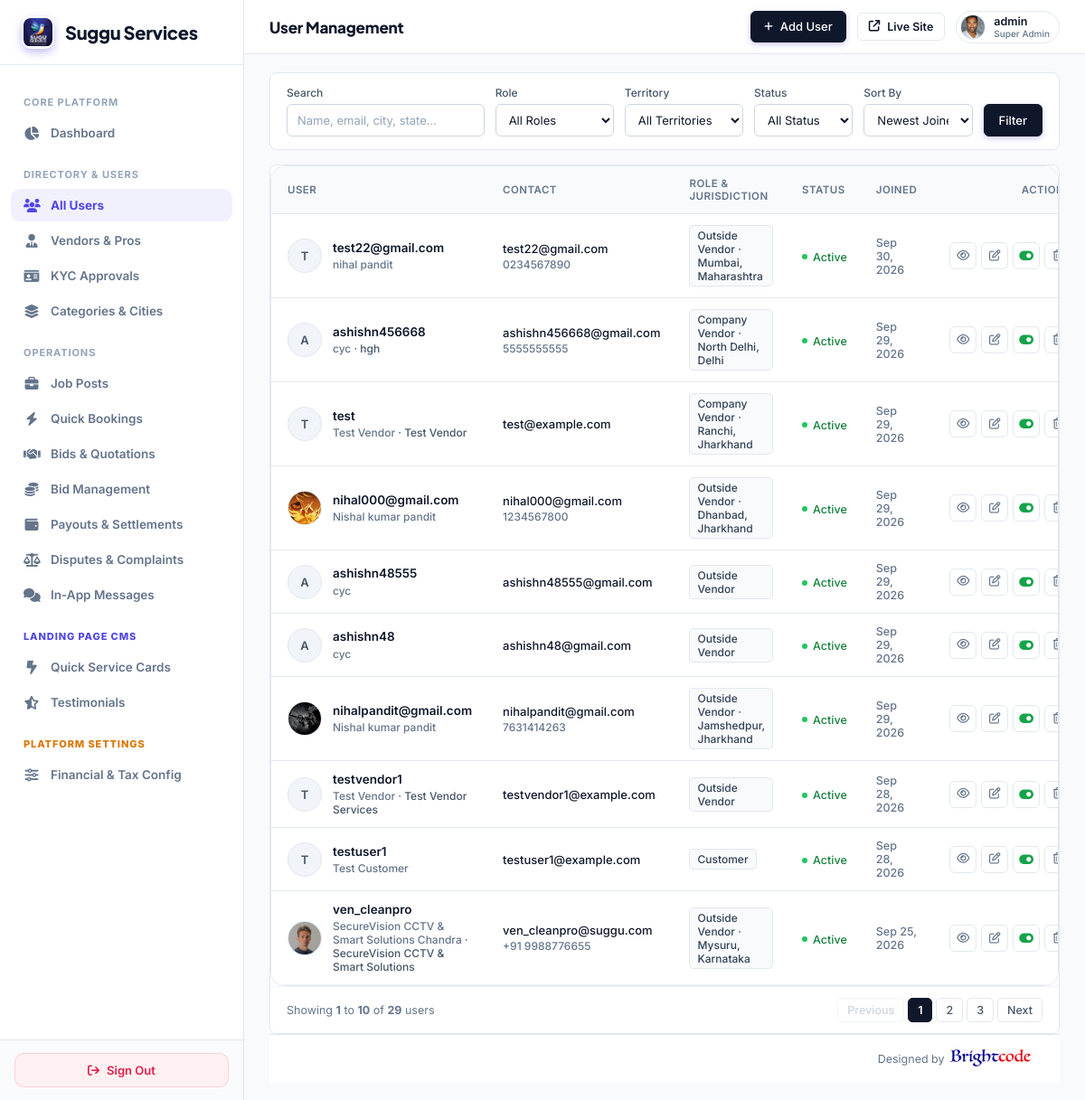
Before: /super-admin/users/ (signed in) with the older database file.
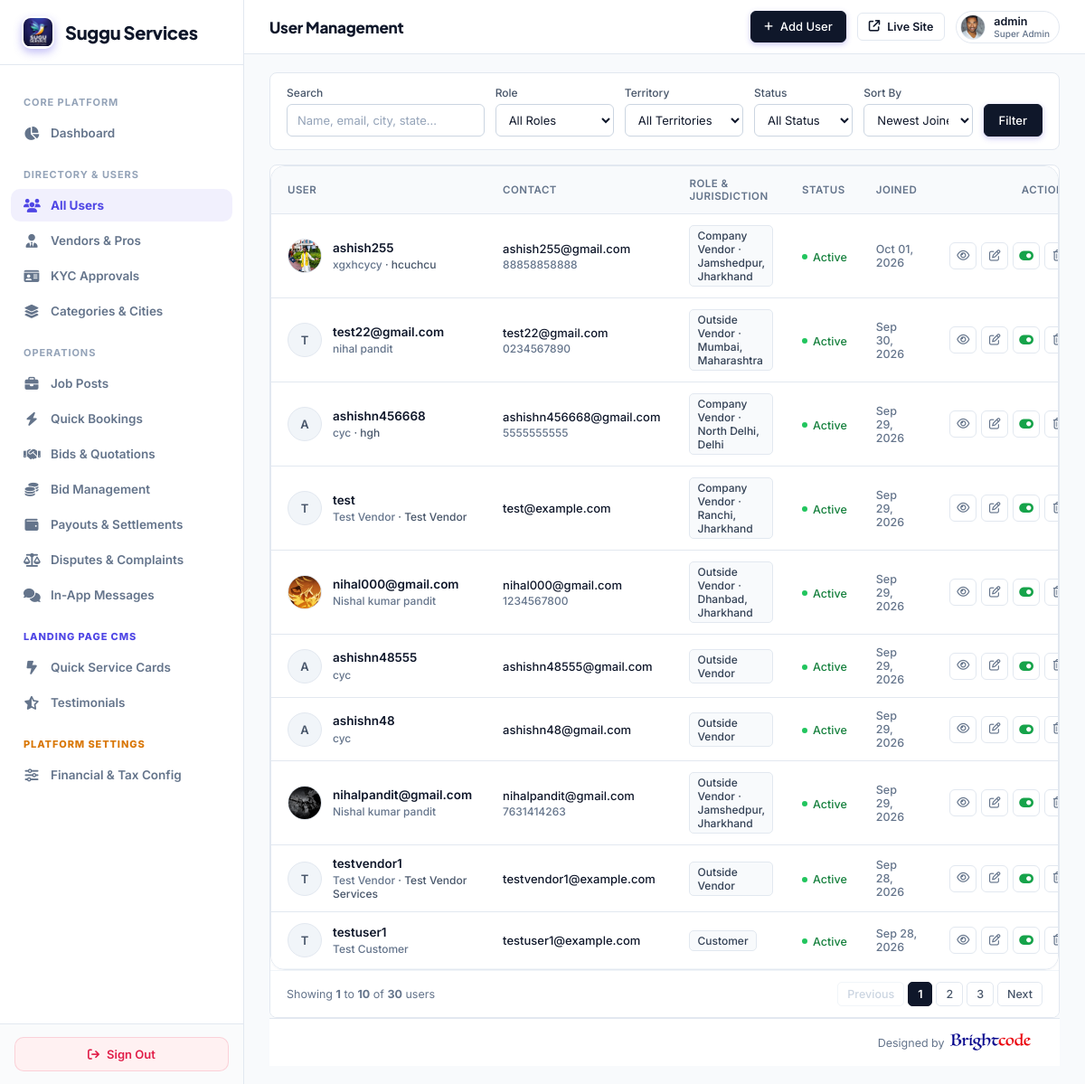
After: the same page with the newer database file.
### myapp/models.py (models this page shows, shortened)
class CustomUser(AbstractUser):
    ROLE_CHOICES = (
        ('ADMIN', 'Admin'),
        ('VENDOR', 'Vendor'),
        ('USER', 'User'),
    )
    role = models.CharField(max_length=20, choices=ROLE_CHOICES, default='USER')
    assigned_state = models.CharField(max_length=100, blank=True, null=True, help_text="Assigned State/Territory for Area Admin")
    assigned_city = models.CharField(max_length=100, blank=True, null=True, help_text="Assigned City (optional) for Area Admin")

class UserProfile(models.Model):
    user = models.OneToOneField(CustomUser, on_delete=models.CASCADE, related_name='user_profile')
    phone_number = models.CharField(max_length=20, blank=True, null=True)
    profile_image = models.ImageField(upload_to='user_profiles/', null=True, blank=True)

class VendorProfile(models.Model):
    user = models.OneToOneField(CustomUser, on_delete=models.CASCADE, related_name='vendor_profile')
    vendor_code = models.CharField(max_length=50, unique=True, null=True, blank=True)
    mobile = models.CharField(max_length=20, null=True, blank=True)
    company_name = models.CharField(max_length=255, blank=True, null=True)
    category = models.CharField(max_length=100)
    location = models.CharField(max_length=255)
    VENDOR_TYPE_CHOICES = (
        ('vendor', 'Vendor'),
        ('company', 'Company Vendor'),
    )
    vendor_type = models.CharField(max_length=20, choices=VENDOR_TYPE_CHOICES, default='vendor')
    employee_code = models.CharField(max_length=50, null=True, blank=True)
    employee_details = models.TextField(null=True, blank=True)
    dob = models.DateField(null=True, blank=True)
    gender = models.CharField(max_length=20, null=True, blank=True)
    address = models.TextField(null=True, blank=True)
    experience = models.IntegerField(default=0)
    id_proof = models.CharField(max_length=100, null=True, blank=True)
    profile_image = models.ImageField(upload_to='vendor_profiles/', null=True, blank=True)
    about = models.TextField(null=True, blank=True)
    rating = models.DecimalField(max_digits=3, decimal_places=1, default=0.0)
    available_bids = models.IntegerField(default=5)
    registered_date = models.DateTimeField(default=timezone.now)

### myapp/super_admin_views.py (the view, shortened to what this page needs)
# urls.py: path('super-admin/users/', super_admin_views.super_admin_users, name='super_admin_users'),
@sa_required
def super_admin_users(request):
    q = request.GET.get('q', '').strip()
    role_filter = request.GET.get('role', '').strip()
    state_filter = request.GET.get('state', '').strip()
    status_filter = request.GET.get('status', '').strip()
    sort = request.GET.get('sort', 'newest').strip()
    page = request.GET.get('page', 1)
    users_qs = CustomUser.objects.all().select_related('user_profile', 'vendor_profile', 'wallet', 'kyc_document')
    if state_filter and state_filter != 'all':
        users_qs = users_qs.filter(
            Q(assigned_state__iexact=state_filter) |
            Q(vendor_profile__location__icontains=state_filter)
        ).distinct()
    if status_filter and status_filter != 'all':
        if status_filter == 'active':
            users_qs = users_qs.filter(is_active=True)
        elif status_filter == 'inactive':
            users_qs = users_qs.filter(is_active=False)
    if sort == 'oldest':
        users_qs = users_qs.order_by('date_joined')
    elif sort == 'name_asc':
        users_qs = users_qs.order_by('username')
    elif sort == 'name_desc':
        users_qs = users_qs.order_by('-username')
    else:  # newest
        users_qs = users_qs.order_by('-date_joined')
    total_matching_users = users_qs.count()
    active_states = list(Location.objects.values_list('state', flat=True).distinct().order_by('state'))
    default_states = ['Jharkhand', 'Maharashtra', 'Delhi', 'Karnataka', 'Tamil Nadu', 'Uttar Pradesh', 'West Bengal', 'Gujarat', 'Bihar', 'Rajasthan', 'Madhya Pradesh', 'Telangana', 'Andhra Pradesh', 'Kerala', 'Punjab', 'Haryana', 'Odisha']
    states = sorted(list(set([s for s in (active_states + default_states) if s])))
    paginator = Paginator(users_qs, 10)
    try:
        users = paginator.page(page)
    except (EmptyPage, PageNotAnInteger):
        users = paginator.page(1)
    get_copy = request.GET.copy()
    if 'page' in get_copy:
        del get_copy['page']
    extra_query_params = get_copy.urlencode()
    all_count = CustomUser.objects.count()
    admin_count = CustomUser.objects.filter(role='ADMIN', is_superuser=False).count()
    customer_count = CustomUser.objects.filter(role__in=['USER', 'CUSTOMER']).count()
    vendor_count = CustomUser.objects.filter(role='VENDOR').count()
    has_active_filters = bool(q or (role_filter and role_filter != 'all') or (state_filter and state_filter != 'all') or (status_filter and status_filter != 'all') or (sort and sort != 'newest'))
    page_range = paginator.get_elided_page_range(users.number, on_each_side=2, on_ends=1)
    context = {
        'users': users,
        'page_range': page_range,
        'q': q,
        'role_filter': role_filter,
        'state_filter': state_filter,
        'status_filter': status_filter,
        'sort': sort,
        'states': states,
        'total_matching_users': total_matching_users,
        'all_count': all_count,
        'admin_count': admin_count,
        'customer_count': customer_count,
        'vendor_count': vendor_count,
        'extra_query_params': extra_query_params,
        'has_active_filters': has_active_filters,
    }
    return render(request, 'superadmin/user_manager.html', context)

### myapp/super_admin_views.py (called while the page is built)
def sa_required(view_func):
    from functools import wraps
    @wraps(view_func)
    def wrapper(request, *args, **kwargs):
        if not request.user.is_authenticated or not request.user.is_superuser:
            return redirect(f'{LOGIN_URL}?next={request.path}')
        return view_func(request, *args, **kwargs)
    return wrapper

### templates/superadmin/user_manager.html (shortened to what the changed rows need)
{% extends 'superadmin/base.html' %}
{% block content %}
<div style="background: #ffffff; border: 1px solid #e2e8f0; border-radius: 8px; overflow: hidden;">
  <div class="table-container" style="overflow-x: auto;">
    <table style="width: 100%; border-collapse: collapse; text-align: left;">
      <thead>
        <tr style="background: #f8fafc; border-bottom: 1px solid #e2e8f0;">
          <th style="padding: 12px 18px; font-size: 11.5px; font-weight: 600; text-transform: uppercase; letter-spacing: 0.04em; color: #64748b;">User</th>
          <th style="padding: 12px 16px; font-size: 11.5px; font-weight: 600; text-transform: uppercase; letter-spacing: 0.04em; color: #64748b;">Contact</th>
          <th style="padding: 12px 16px; font-size: 11.5px; font-weight: 600; text-transform: uppercase; letter-spacing: 0.04em; color: #64748b;">Role &amp; Jurisdiction</th>
          <th style="padding: 12px 16px; font-size: 11.5px; font-weight: 600; text-transform: uppercase; letter-spacing: 0.04em; color: #64748b;">Status</th>
          <th style="padding: 12px 16px; font-size: 11.5px; font-weight: 600; text-transform: uppercase; letter-spacing: 0.04em; color: #64748b;">Joined</th>
          <th style="padding: 12px 20px; font-size: 11.5px; font-weight: 600; text-transform: uppercase; letter-spacing: 0.04em; color: #64748b; text-align: right;">Actions</th>
        </tr>
      </thead>
      <tbody>
        {% for u in users %}
        <tr style="border-bottom: 1px solid #f1f5f9; transition: background 0.1s ease;" onmouseover="this.style.background='#fafbfc'" onmouseout="this.style.background='transparent'">
          <td style="padding: 12px 18px;">
            <div style="display: flex; align-items: center; gap: 12px;">
              {% if u.user_profile.profile_image %}
                <img src="{{ u.user_profile.profile_image.url }}" alt="{{ u.username }}" style="width: 38px; height: 38px; border-radius: 50%; object-fit: cover; flex-shrink: 0; border: 1px solid #e2e8f0;">
              {% elif u.vendor_profile.profile_image %}
                <img src="{{ u.vendor_profile.profile_image.url }}" alt="{{ u.username }}" style="width: 38px; height: 38px; border-radius: 50%; object-fit: cover; flex-shrink: 0; border: 1px solid #e2e8f0;">
              {% else %}
                <div style="width: 38px; height: 38px; border-radius: 50%; background: #f1f5f9; color: #475569; font-weight: 600; font-size: 13px; display: flex; align-items: center; justify-content: center; flex-shrink: 0; border: 1px solid #e2e8f0;">
                  {{ u.username|make_list|first|upper }}
                </div>
              {% endif %}
              <div>
                <div onclick="openProfileModal({{ u.id }})" style="font-weight: 600; color: #0f172a; font-size: 13.5px; cursor: pointer; line-height: 1.2;" onmouseover="this.style.textDecoration='underline'" onmouseout="this.style.textDecoration='none'">
                  {{ u.username }}
                </div>
                <div style="font-size: 12px; color: #64748b; margin-top: 3px;">
                  {% if u.first_name or u.last_name %}
                    {{ u.first_name }} {{ u.last_name }}
                    {% if u.vendor_profile.company_name %}
                      <span style="color: #475569; font-weight: 500;">· {{ u.vendor_profile.company_name }}</span>
                    {% endif %}
                  {% elif u.vendor_profile.company_name %}
                    <span style="color: #475569; font-weight: 500;">{{ u.vendor_profile.company_name }}</span>
                  {% endif %}
                </div>
              </div>
            </div>
          </td>
          <td style="padding: 12px 16px;">
            <div style="color: #0f172a; font-size: 13px; font-weight: 500;">{{ u.email|default:"-" }}</div>
            {% if u.user_profile.phone_number %}
              <div style="font-size: 12px; color: #64748b; margin-top: 2px;">
                {{ u.user_profile.phone_number }}
              </div>
            {% endif %}
          </td>
          <td style="padding: 12px 16px;">
            {% if u.is_superuser %}
              <span style="display: inline-flex; align-items: center; padding: 3px 8px; border-radius: 5px; font-size: 12px; font-weight: 500; background: #fef2f2; color: #991b1b; border: 1px solid #fee2e2;">
                Super Admin
              </span>
            {% elif u.role == 'ADMIN' %}
              <span style="display: inline-flex; align-items: center; padding: 3px 8px; border-radius: 5px; font-size: 12px; font-weight: 500; background: #f8fafc; color: #334155; border: 1px solid #e2e8f0;">
                Area Admin{% if u.assigned_state %} · {{ u.assigned_state }}{% endif %}
              </span>
            {% elif u.role == 'VENDOR' %}
              {% if u.vendor_profile.vendor_type == 'company' %}
                <span style="display: inline-flex; align-items: center; padding: 3px 8px; border-radius: 5px; font-size: 12px; font-weight: 500; background: #f8fafc; color: #334155; border: 1px solid #e2e8f0;">
                  Company Vendor{% if u.vendor_profile.location %} · {{ u.vendor_profile.location }}{% endif %}
                </span>
              {% else %}
                <span style="display: inline-flex; align-items: center; padding: 3px 8px; border-radius: 5px; font-size: 12px; font-weight: 500; background: #f8fafc; color: #334155; border: 1px solid #e2e8f0;">
                  Outside Vendor{% if u.vendor_profile.location %} · {{ u.vendor_profile.location }}{% endif %}
                </span>
              {% endif %}
            {% else %}
              <span style="display: inline-flex; align-items: center; padding: 3px 8px; border-radius: 5px; font-size: 12px; font-weight: 500; background: #f8fafc; color: #334155; border: 1px solid #e2e8f0;">
                Customer{% if u.assigned_city or u.assigned_state %} · {{ u.assigned_city|default:'' }}{% if u.assigned_city and u.assigned_state %}, {% endif %}{{ u.assigned_state|default:'' }}{% endif %}
              </span>
            {% endif %}
          </td>
          <td style="padding: 12px 16px;">
            {% if u.is_active %}
              <span style="display: inline-flex; align-items: center; gap: 6px; font-size: 12.5px; font-weight: 500; color: #15803d;">
                <span style="width: 6px; height: 6px; border-radius: 50%; background: #22c55e;"></span>
                Active
              </span>
            {% else %}
              <span style="display: inline-flex; align-items: center; gap: 6px; font-size: 12.5px; font-weight: 500; color: #64748b;">
                <span style="width: 6px; height: 6px; border-radius: 50%; background: #94a3b8;"></span>
                Disabled
              </span>
            {% endif %}
          </td>
          <td style="padding: 12px 16px; color: #64748b; font-size: 12.5px;">{{ u.date_joined|date:"M d, Y" }}</td>
          <td style="padding: 12px 20px; text-align: right;">
            <div style="display: inline-flex; gap: 5px; align-items: center;">
              <button type="button" onclick="openProfileModal({{ u.id }})" class="action-btn" title="View Profile">
                <i class="fa-regular fa-eye"></i>
              </button>
              <a href="{% url 'super_admin_user_edit' u.id %}" class="action-btn" title="Edit">
                <i class="fa-regular fa-pen-to-square"></i>
              </a>
              <a href="{% url 'super_admin_user_toggle' u.id %}" class="action-btn" title="{% if u.is_active %}Deactivate User{% else %}Activate User{% endif %}">
                <i class="fa-solid fa-toggle-on" style="font-size: 14px; color: {% if u.is_active %}#16a34a{% else %}#94a3b8{% endif %};"></i>
              </a>
              {% if not u.is_superuser %}
              <a href="{% url 'super_admin_user_delete' u.id %}" class="action-btn delete" onclick="return confirm('Delete user &quot;{{ u.username }}&quot;?')" title="Delete">
                <i class="fa-regular fa-trash-can"></i>
              </a>
              {% endif %}
            </div>
          </td>
        </tr>
        {% endfor %}
      </tbody>
    </table>
  </div>
  <div style="display: flex; align-items: center; justify-content: space-between; padding: 12px 18px; border-top: 1px solid #f1f5f9; background: #ffffff; font-size: 12.5px; color: #64748b;">
    <div>
      Showing <strong>{{ users.start_index|default:0 }}</strong> to <strong>{{ users.end_index|default:0 }}</strong> of <strong>{{ total_matching_users }}</strong> users
    </div>
    {% if users.has_other_pages %}
    <nav style="display: flex; align-items: center; gap: 4px;">
      {% if users.has_previous %}
        <a href="?{% if extra_query_params %}{{ extra_query_params }}&{% endif %}page={{ users.previous_page_number }}" class="page-btn">Previous</a>
      {% else %}
        <span class="page-btn disabled">Previous</span>
      {% endif %}
      {% for p in page_range %}
        {% if p == users.paginator.ELLIPSIS %}
          <span style="padding: 4px 8px; color: #94a3b8;">…</span>
        {% elif p == users.number %}
          <span class="page-btn active">{{ p }}</span>
        {% else %}
          <a href="?{% if extra_query_params %}{{ extra_query_params }}&{% endif %}page={{ p }}" class="page-btn">{{ p }}</a>
        {% endif %}
      {% endfor %}
      {% if users.has_next %}
        <a href="?{% if extra_query_params %}{{ extra_query_params }}&{% endif %}page={{ users.next_page_number }}" class="page-btn">Next</a>
      {% else %}
        <span class="page-btn disabled">Next</span>
      {% endif %}
    </nav>
    {% endif %}
  </div>
</div>
{% endblock %}

Changed rows visible on the page:
no longer on this page (row unchanged): CustomUser: user_profile.profile_image (picture), username "ven_cleanpro", first_name "SecureVision CCTV & Smart Solutions", last_name "Chandra", vendor_profile.company_name "SecureVision CCTV & Smart Solutions", email "ven_cleanpro@suggu.com", user_profile.phone_number "+91 9988776655", vendor_profile.location "Mysuru, Karnataka", is_active True (drawn), date_joined "Sep 25, 2026"
added CustomUser: vendor_profile.profile_image (picture), username "ashish255", first_name "xgxhcycy", vendor_profile.company_name "hcuchcu", email "ashish255@gmail.com", user_profile.phone_number "88858858888", vendor_profile.location "Jamshedpur, Jharkhand", is_active True (drawn), date_joined "Oct 01, 2026"
Other visible differences:
{{ total_matching_users }}: "29" → "30"
